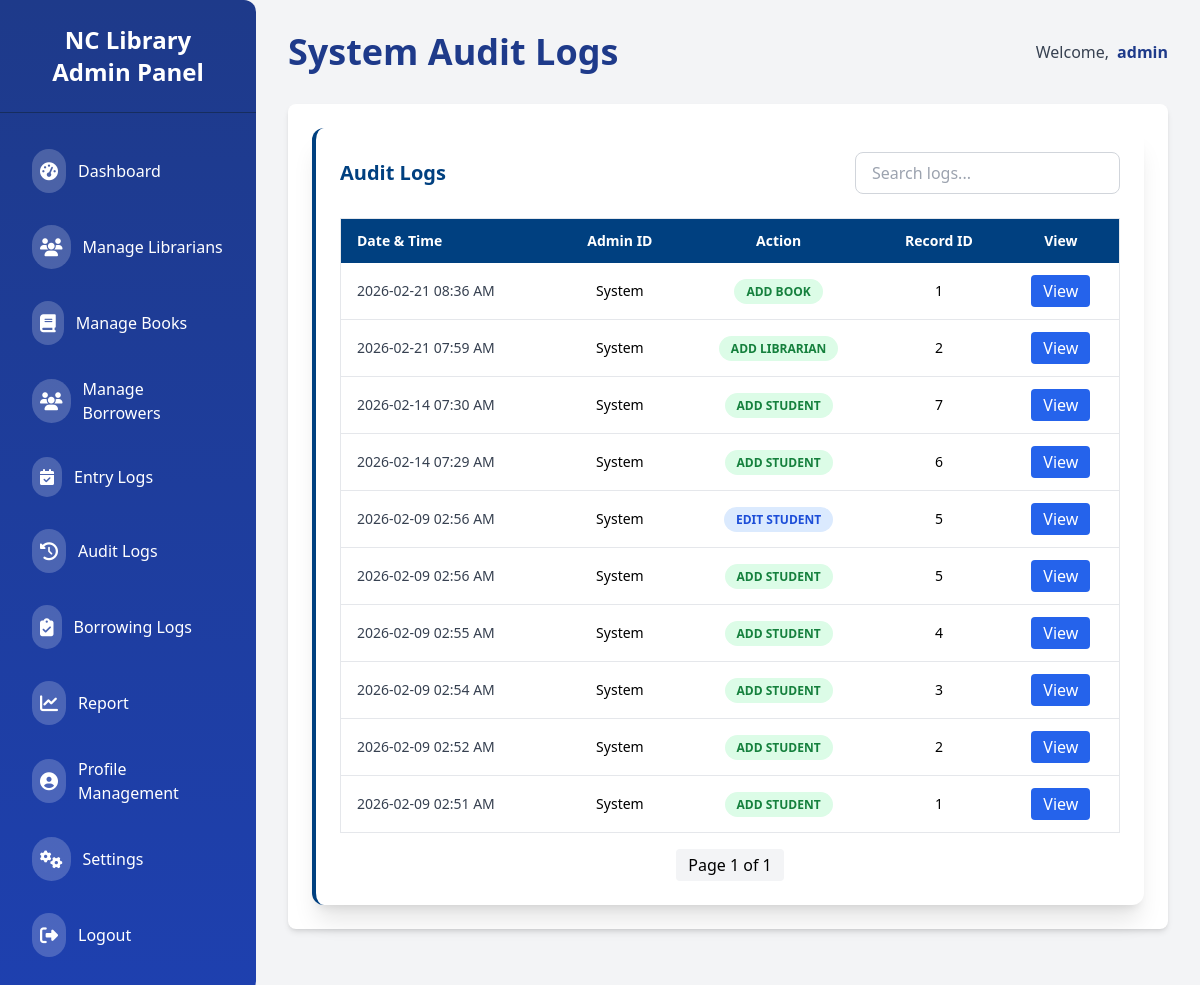
The page /admin/audit-logs (signed in) on the database its author committed.
### app/models/audit_log.py (models this page shows, shortened)
class AuditLog(db.Model):
    __tablename__ = "audit_log"
    id = db.Column(db.Integer, primary_key=True)
    user_id = db.Column(db.Integer, nullable=True)  # The admin who performed the action
    action = db.Column(db.String(100), nullable=False)  # e.g., "ADD STUDENT", "EDIT FACULTY"
    table_name = db.Column(db.String(100), nullable=False)  # e.g., "student", "borrower"
    record_id = db.Column(db.Integer, nullable=True)  # ID of the record affected
    old_data = db.Column(db.Text, nullable=True)  # JSON string for previous data
    new_data = db.Column(db.Text, nullable=True)  # JSON string for new data
    timestamp = db.Column(db.DateTime, default=datetime.utcnow)

### app/routes/admin/audit_logs.py (the view)
@admin_bp.route("/audit-logs")
@role_required("admin")
def audit_logs():
    page = request.args.get("page", 1, type=int)
    per_page = 20
    logs_pagination = AuditLog.query\
        .order_by(AuditLog.timestamp.desc())\
        .paginate(page=page, per_page=per_page, error_out=False)
    return render_template("admin/audit_logs.html", logs_pagination=logs_pagination)

### app/templates/admin/audit_logs.html (shortened to what this page needs)
{% extends "admin/admin_base.html" %}
{% block header %}System Audit Logs{% endblock %}
{% block content %}
<div class="col-span-full bg-white shadow-xl rounded-xl p-6 border-l-4 border-[#004080]">
  <div class="flex flex-col md:flex-row md:items-center md:justify-between gap-4 mb-6">
    <h2 class="text-xl font-semibold text-[#004080]">Audit Logs</h2>
    <div class="flex gap-2">
      <input
        type="text"
        id="searchInput"
        placeholder="Search logs..."
        class="border border-gray-300 rounded-lg px-4 py-2 focus:outline-none focus:ring-2 focus:ring-[#004080]"
      />
    </div>
  </div>
  <div class="overflow-x-auto">
    <table class="min-w-full border border-gray-200 rounded">
      <thead class="bg-[#004080] text-white">
        <tr>
          <th class="px-4 py-3 text-left text-sm font-semibold">Date & Time</th>
          <th class="px-4 py-3 text-center text-sm font-semibold">Admin ID</th>
          <th class="px-4 py-3 text-center text-sm font-semibold">Action</th>
          <th class="px-4 py-3 text-center text-sm font-semibold">Record ID</th>
          <th class="px-4 py-3 text-center text-sm font-semibold">View</th>
        </tr>
      </thead>
      <tbody class="divide-y">
        {% for log in logs_pagination.items %}
        <tr class="hover:bg-blue-50">
          <td class="px-4 py-3 text-sm text-gray-700">
            {{ log.timestamp.strftime("%Y-%m-%d %I:%M %p") }}
          </td>
          <td class="px-4 py-3 text-center text-sm">{{ log.user_id or "System" }}</td>
          <td class="px-4 py-3 text-center text-sm">
            {% set action = log.action|lower %}
            <span
              class="px-3 py-1 rounded-full text-xs font-semibold
                {% if 'add' in action or 'create' in action %} bg-green-100 text-green-700
                {% elif 'update' in action or 'edit' in action %} bg-blue-100 text-blue-700
                {% elif 'delete' in action or 'remove' in action %} bg-red-100 text-red-700
                {% elif 'login' in action or 'logout' in action %} bg-purple-100 text-purple-700
                {% else %} bg-gray-200 text-gray-700
                {% endif %}">
              {{ log.action }}
            </span>
          </td>
          <td class="px-4 py-3 text-center text-sm">{{ log.record_id or "-" }}</td>
          <td class="px-4 py-3 text-center">
            <button
              onclick="openLogModal({{ log.id }})"
              class="px-3 py-1 bg-blue-600 text-white rounded hover:bg-blue-700 transition"
            >
              View
            </button>
          </td>
        </tr>
        {% else %}
        <tr>
          <td colspan="5" class="text-center py-6 text-gray-500">No audit logs found.</td>
        </tr>
        {% endfor %}
      </tbody>
    </table>
  </div>
  <div class="mt-4 flex justify-center items-center space-x-2">
    <span class="px-3 py-1 bg-gray-100 rounded">Page {{ logs_pagination.page }} of {{ logs_pagination.pages }}</span>
  </div>
</div>
{% endblock %}

### rows shown on the page
AuditLog: timestamp "2026-02-21 08:36 AM", user_id "System", action "ADD BOOK", record "1"
AuditLog: timestamp "2026-02-21 07:59 AM", user_id "System", action "ADD LIBRARIAN", record "2"
AuditLog: timestamp "2026-02-14 07:30 AM", user_id "System", action "ADD STUDENT", record "7"
AuditLog: timestamp "2026-02-14 07:29 AM", user_id "System", action "ADD STUDENT", record "6"
AuditLog: timestamp "2026-02-09 02:56 AM", user_id "System", action "EDIT STUDENT", record "5"
AuditLog: timestamp "2026-02-09 02:56 AM", user_id "System", action "ADD STUDENT", record "5"
AuditLog: timestamp "2026-02-09 02:55 AM", user_id "System", action "ADD STUDENT", record "4"
AuditLog: timestamp "2026-02-09 02:54 AM", user_id "System", action "ADD STUDENT", record "3"
AuditLog: timestamp "2026-02-09 02:52 AM", user_id "System", action "ADD STUDENT", record "2"
AuditLog: timestamp "2026-02-09 02:51 AM", user_id "System", action "ADD STUDENT", record "1"

### other values the page prints
{{ session.username }} "admin"
{{ logs_pagination.page }} "1"
{{ logs_pagination.pages }} "1"
